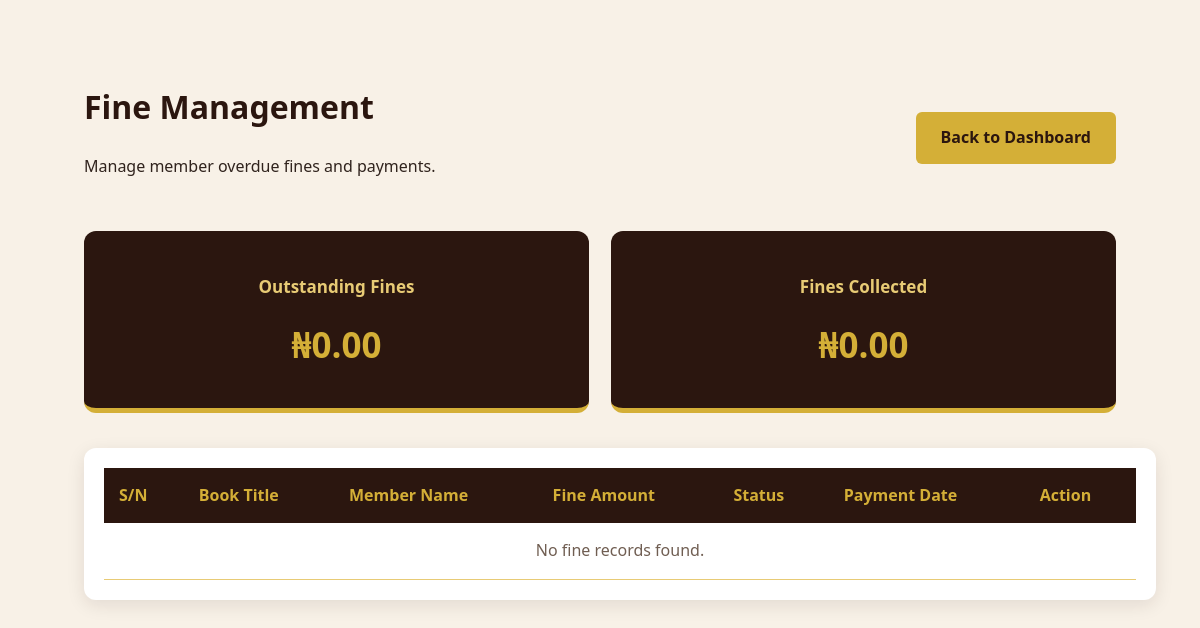
Before: /admin/fines.php (signed in) with the older database file.
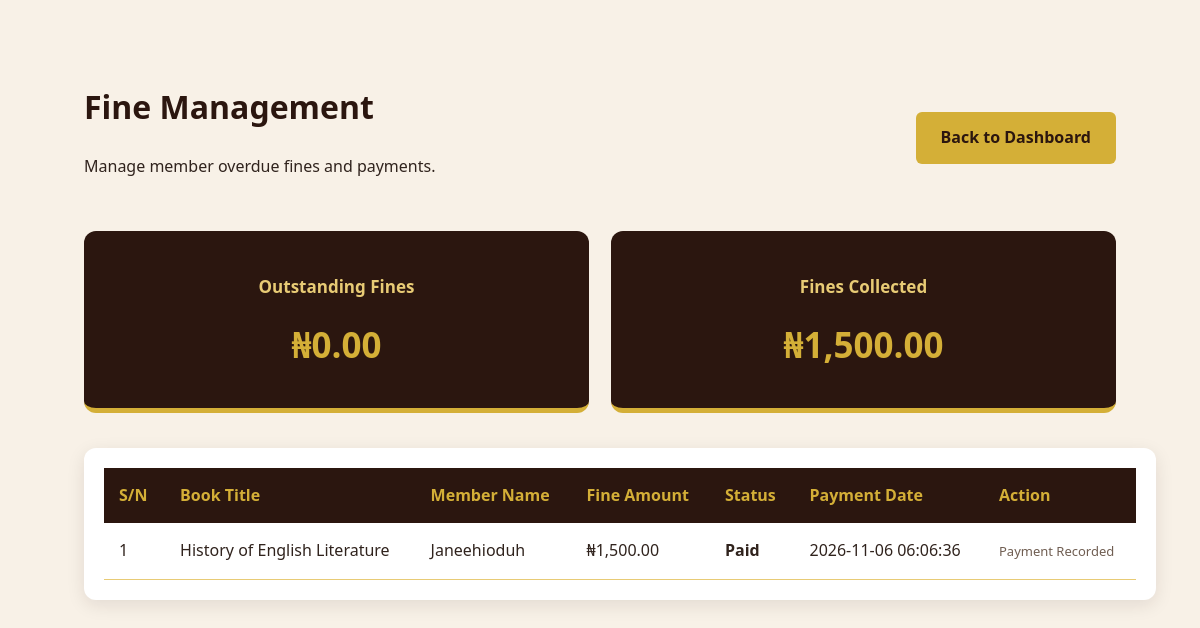
After: the same page with the newer database file.
### tables this page shows
CREATE TABLE `fines` (
  `id` int(11) NOT NULL,
  `borrowing_id` int(11) NOT NULL,
  `member_id` int(11) NOT NULL,
  `amount` decimal(10,2) NOT NULL DEFAULT 0.00,
  `status` enum('unpaid','paid') NOT NULL DEFAULT 'unpaid',
  `paid_at` datetime DEFAULT NULL,
  `created_at` timestamp NOT NULL DEFAULT current_timestamp()
);

CREATE TABLE `books` (
  `id` int(11) NOT NULL,
  `title` varchar(255) NOT NULL,
  `author` varchar(150) NOT NULL,
  `category_id` int(11) DEFAULT NULL,
  `description` text DEFAULT NULL,
  `is_available` tinyint(1) DEFAULT 1,
  `cover_image` varchar(255) DEFAULT NULL,
  `coverimage` varchar(255) DEFAULT NULL
);

CREATE TABLE `members` (
  `id` int(11) NOT NULL,
  `name` varchar(150) NOT NULL,
  `email` varchar(150) NOT NULL,
  `phone` varchar(20) NOT NULL,
  `password` varchar(255) NOT NULL,
  `date_joined` date DEFAULT curdate(),
  `status` enum('active','suspended') DEFAULT 'active',
  `suspension_reason` text DEFAULT NULL,
  `profile_image` varchar(255) DEFAULT NULL
);

### classes/fine.php (called while the page is built, shortened)
<?php
class Fine {
    private $conn;
    public function __construct($db) {
        $this->conn = $db;
    }
    public function getAllFines() {
        $sql = "SELECT fines.*,
                       members.name AS member_name,
                       books.title
                FROM fines
                JOIN borrowings
                    ON fines.borrowing_id = borrowings.id
                JOIN members
                    ON fines.member_id = members.id
                JOIN books
                    ON borrowings.book_id = books.id
                ORDER BY fines.created_at DESC";
        $stmt = $this->conn->prepare($sql);
        $stmt->execute();
        return $stmt->fetchAll(PDO::FETCH_ASSOC);
    }
}

### admin/fines.php (the view, shortened to what this page needs)
<?php
require_once __DIR__ . "/../config/database.php";
require_once __DIR__ . "/../classes/Fine.php";
$db = new Database();
$conn = $db->connect();
$fine = new Fine($conn);
$fine->updateOverdueFines();
$fines = $fine->getAllFines();
$totalOutstanding = 0;
$totalCollected = 0;
foreach ($fines as $row) {
    if ($row['status'] === 'unpaid') {
        $totalOutstanding += $row['amount'];
    } else {
        $totalCollected += $row['amount'];
    }
}
?>
<!DOCTYPE html>
<html lang="en">
<head>
    <link rel="stylesheet" href="../assets/css/style.css">
</head>
<body>
<main class="section">
    <div class="admin-page-heading">
        <div>
            <h1>Fine Management</h1>
            <p>Manage member overdue fines and payments.</p>
        </div>
        <a href="dashboard.php" class="btn-gold">
            Back to Dashboard
        </a>
    </div>
    <div class="stats-grid">
        <div class="stat-card">
            <h3>Outstanding Fines</h3>
            <p>₦<?php echo number_format($totalOutstanding, 2); ?></p>
        </div>
        <div class="stat-card">
            <h3>Fines Collected</h3>
            <p>₦<?php echo number_format($totalCollected, 2); ?></p>
        </div>
    </div>
    <div class="admin-table-wrapper">
        <table class="admin-table">
            <thead>
                <tr>
                    <th>S/N</th>
                    <th>Book Title</th>
                    <th>Member Name</th>
                    <th>Fine Amount</th>
                    <th>Status</th>
                    <th>Payment Date</th>
                    <th>Action</th>
                </tr>
            </thead>
            <tbody>
            <?php if (!empty($fines)): ?>
                <?php $sn = 1; ?>
                <?php foreach ($fines as $row): ?>
                    <tr>
                        <td><?php echo $sn++; ?></td>
                        <td>
                            <?php echo htmlspecialchars($row['title']); ?>
                        </td>
                        <td>
                            <?php echo htmlspecialchars($row['member_name']); ?>
                        </td>
                        <td>
                            ₦<?php echo number_format($row['amount'], 2); ?>
                        </td>
                        <td>
                            <strong>
                                <?php echo ucfirst(htmlspecialchars($row['status'])); ?>
                            </strong>
                        </td>
                        <td>
                            <?php echo htmlspecialchars($row['paid_at'] ?? 'Not paid'); ?>
                        </td>
                        <td>
                            <?php if ($row['status'] === 'unpaid'): ?>
                                <form action="../processes/fine_process.php" method="POST">
                                    <input
                                        type="hidden"
                                        name="fine_id"
                                        value="<?php echo (int) $row['id']; ?>"
                                    >
                                    <button type="submit" class="approve-btn">
                                        Mark as Paid
                                    </button>
                                </form>
                            <?php else: ?>
                                <span class="no-action">
                                    Payment Recorded
                                </span>
                            <?php endif; ?>
                        </td>
                    </tr>
                <?php endforeach; ?>
            <?php else: ?>
                <tr>
                    <td colspan="7" class="empty-table">
                        No fine records found.
                    </td>
                </tr>
            <?php endif; ?>
            </tbody>
        </table>
    </div>
</main>
</body>
</html>

Changed rows visible on the page:
added fines: books.title "History of English Literature", member.name "Janeehioduh", amount "1,500.00", status "Paid", paid_at "2026-11-06 06:06:36", shows "Payment Recorded"
Other visible differences:
$totalCollected: "0.00" → "1,500.00"
text no longer shown: "No fine records found."
